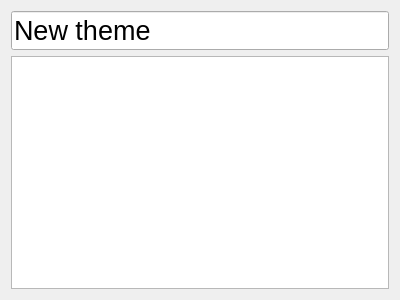
<?xml version="1.0" encoding="UTF-8"?>
<ui version="4.0">
 <class>ThemeWidget</class>
 <widget class="QWidget" name="ThemeWidget">
  <property name="geometry">
   <rect>
    <x>0</x>
    <y>0</y>
    <width>400</width>
    <height>300</height>
   </rect>
  </property>
  <property name="font">
   <font>
    <pointsize>20</pointsize>
   </font>
  </property>
  <property name="windowTitle">
   <string>Form</string>
  </property>
  <layout class="QVBoxLayout" name="verticalLayout">
   <item>
    <widget class="QLineEdit" name="name">
     <property name="text">
      <string>New theme</string>
     </property>
    </widget>
   </item>
   <item>
    <widget class="QListWidget" name="colorsList">
     <property name="styleSheet">
      <string notr="true"/>
     </property>
     <property name="movement">
      <enum>QListView::Free</enum>
     </property>
     <property name="flow">
      <enum>QListView::LeftToRight</enum>
     </property>
     <property name="isWrapping" stdset="0">
      <bool>true</bool>
     </property>
     <property name="resizeMode">
      <enum>QListView::Adjust</enum>
     </property>
     <property name="spacing">
      <number>20</number>
     </property>
     <property name="gridSize">
      <size>
       <width>256</width>
       <height>200</height>
      </size>
     </property>
     <property name="viewMode">
      <enum>QListView::IconMode</enum>
     </property>
    </widget>
   </item>
  </layout>
 </widget>
 <resources/>
 <connections/>
</ui>
